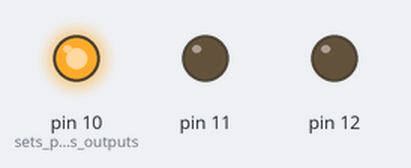
Bench run of a sketch on a simulated Arduino Uno, built with avr-gcc and run on an emulated ATmega328P. Parts: output pins drawn as LEDs (lit = HIGH).

Above: at 0.1 s.
At 4.5 s:
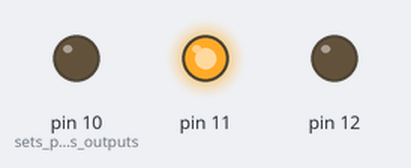
At 6.9 s:
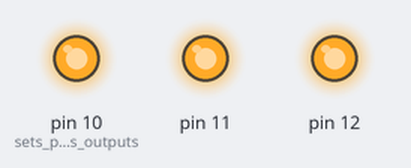
At 9.1 s:
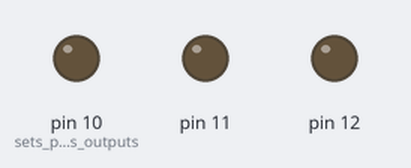
Timing chart, 0 to 9.4 s (numbered marks = the images above):
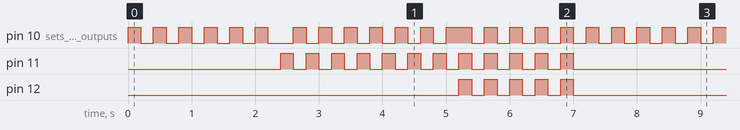

The sketch:

ForLoop.ino
```cpp
//Example of For Loop Iteration
//http://arduino.cc/en/Reference/For

int timer = 200;          // Variable: The higher the number, the slower the timing.

void setup() {
  pinMode(10, OUTPUT);   //sets pins as outputs
  pinMode(11, OUTPUT);
  pinMode(12, OUTPUT);
}                        //setup ends here

void loop() {
  for (int looptime=0; looptime <= 5; looptime++) {   //starts a for loop that will flash LED 6 times
    digitalWrite(10, HIGH);                           // turn the pin on:
    delay(timer);                                     //light stays on for value: "timer"
    digitalWrite(10, LOW);                            // turn the pin off:
    delay(timer);
  }                                                   //end of nested for loop
  for (int looptime=0; looptime <= 6; looptime++) {   //starts a for loop that will alternate between LEDs 7 times
    digitalWrite(11, HIGH);
    digitalWrite(10, LOW);
    delay(timer);
    digitalWrite(11, LOW);
    digitalWrite(10, HIGH);
    delay(timer);
  }                                                  //end of nested for loop
  for (int looptime=4; looptime >= 0; looptime--) {  //starts a for loop that will flash all LED 5 times
    digitalWrite(12, HIGH);
    digitalWrite(11, HIGH);
    digitalWrite(10, HIGH);
    delay(timer);
    digitalWrite(12, LOW);
    digitalWrite(11, LOW);
    digitalWrite(10, LOW);
    delay(timer);
  }                                                 //end of nested for loop
}                                                   //end of main loop
```

Measured:
- by itself, pin 10 (sets_pins_as_outputs): moves between LOW and HIGH, repeating every 5.0 s
- by itself, pin 11: repeats every 7.2 s: HIGH 0.20 s, LOW 2.6 s, 11 × (HIGH 0.20 s, LOW 0.20 s)
- by itself, pin 12: repeats every 7.2 s: 4 × (LOW 0.20 s, HIGH 0.20 s), LOW 5.4 s, HIGH 0.20 s
